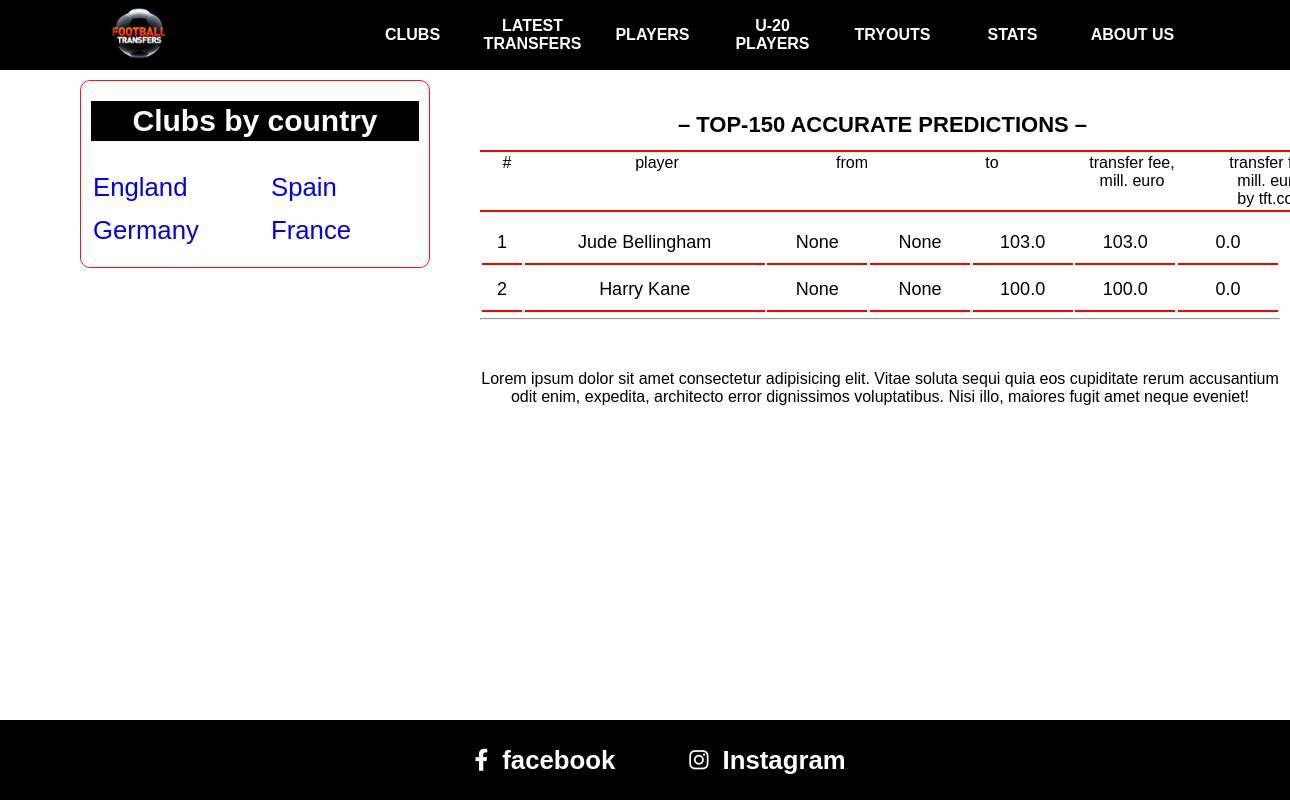
Page /statistics/150-accurate-predictions/ on the earlier database version.
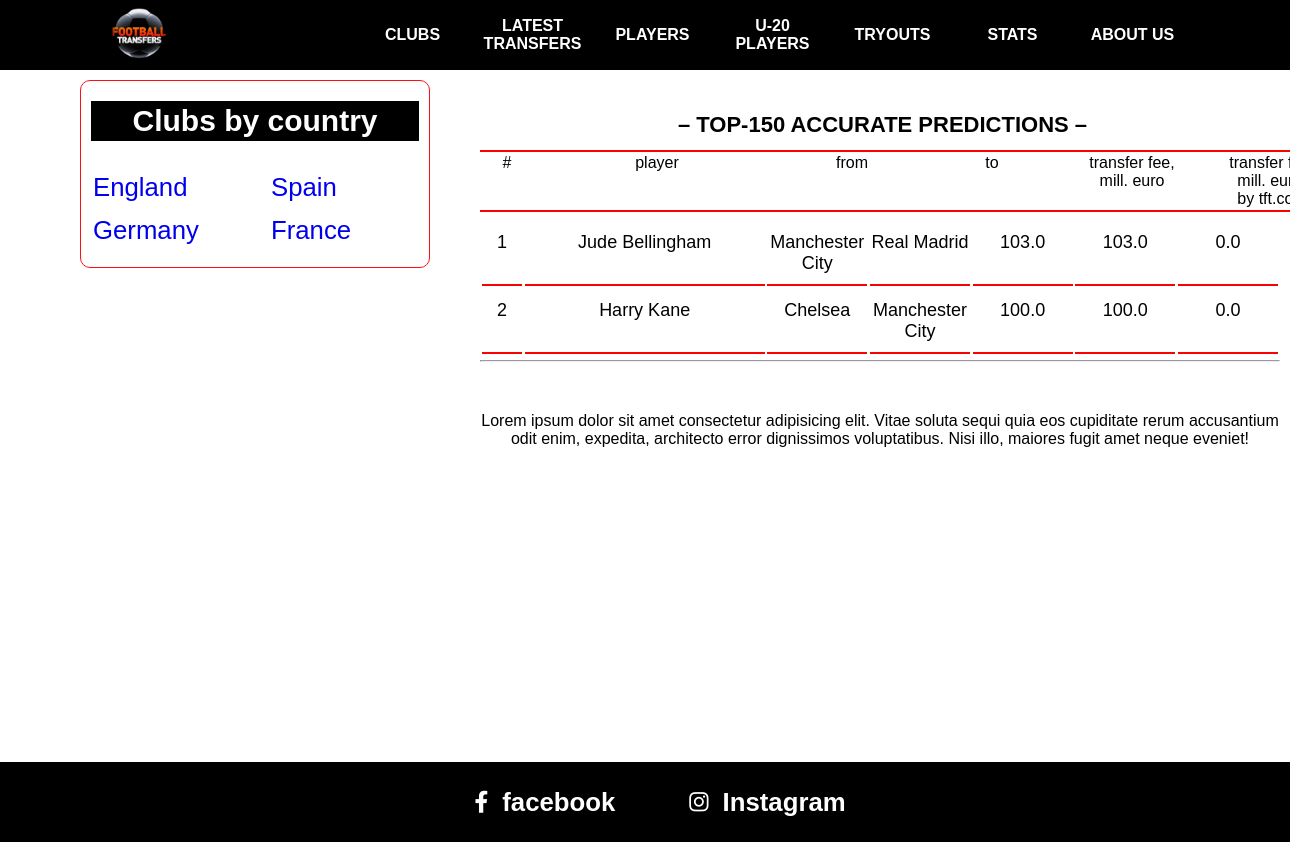
Same page on the later database version.
### main/models.py (models this page shows, shortened)
class Transfer(models.Model):
    player = models.ForeignKey(Player, on_delete=models.CASCADE)
    old_club = models.ForeignKey(Club, on_delete=models.SET_NULL, blank=True, null=True, related_name="export_transfers")
    new_club = models.ForeignKey(Club, on_delete=models.SET_NULL, blank=True, null=True, related_name="import_transfers")
    price = models.FloatField(blank=True, null=True)
    price_tft = models.FloatField(blank=True, null=True)
    date = models.DateField(blank=True, null=True)
    season = models.ForeignKey(Season, on_delete=models.SET_NULL, blank=True, null=True)

class Player(models.Model):
    name = models.CharField(max_length=100)
    position = models.CharField(max_length=50, blank=True, null=True)
    number = models.PositiveSmallIntegerField(
        validators=[MinValueValidator(1), MaxValueValidator(99)],
        blank=True, null=True
    )
    age = models.PositiveSmallIntegerField(blank=True, null=True)
    price = models.FloatField(blank=True, null=True)
    club = models.ForeignKey(Club, on_delete=models.SET_NULL, blank=True, null=True)
    country = models.ForeignKey(Country, on_delete=models.SET_NULL, blank=True, null=True)

class Club(models.Model):
    name = models.CharField(max_length=100)
    logo = models.ImageField(upload_to='clubs/')
    president = models.CharField(max_length=50, blank=True, null=True)
    coach = models.CharField(max_length=50, blank=True, null=True)
    found_date = models.DateField(blank=True, null=True)
    country = models.ForeignKey(Country, on_delete=models.SET_NULL, blank=True, null=True)
    def __str__(self):
        return self.name

### main/views.py (the view)
# urls.py: path('statistics/150-accurate-predictions/', views.Top150AccuratePredictionsView.as_view(), name='150-accurate-predictions'),
class Top150AccuratePredictionsView(View):
    def get(self, request):
        transfers = Transfer.objects.exclude(price_tft=0).filter(price__isnull=False, price_tft__isnull=False).annotate(
            percent_of_accurate=Round(
                Abs(
                    (F('price') - F('price_tft')) / F('price') * 100,
                ),
                precision=2
            )
        ).order_by('percent_of_accurate')[:150]
        context = {
            'transfers': transfers
        }
        return render(request, 'stats/150-accurate-predictions.html', context)

### main/context_processors.py (called while the page is built)
def get_countries(request):
    countries = Country.objects.annotate(
        clubs_count=Count('club')
    ).filter(clubs_count__gt=0).order_by('-clubs_count')[:16]
    countries_left = []
    countries_right = []
    for i, country in enumerate(countries, start=1):
        if i % 2 == 1:
            countries_left.append(country)
        else:
            countries_right.append(country)
    context = {
        'cl': countries_left,
        'cr': countries_right,
    }
    return context

### templates/stats/150-accurate-predictions.html (shortened to what this page needs)
{% extends 'base.html' %}
{% block content %}
    <div class="nav">
        <h2>– TOP-150 ACCURATE PREDICTIONS –</h2>
        <table class="content-nav">
            <thead>
            <tr>
                <td>#</td>
                <td>player</td>
                <td>from</td>
                <td>to</td>
                <td>
                    transfer fee, <br/>
                    mill. euro
                </td>
                <td>
                    transfer fee, <br/>
                    mill. euro, <br/>
                    by tft.com
                </td>
            </tr>
            </thead>
        </table>
    </div>
    <div class="latest-transfers">
        <table class="top-players" style="margin-top: 100px;">
            {% for transfer in transfers %}
                <tr>
                    <td>{{ forloop.counter }}</td>
                    <td>{{ transfer.player.name }}</td>
                    <td>{{ transfer.old_club }}</td>
                    <td>{{ transfer.new_club }}</td>
                    <td>{{ transfer.price }}</td>
                    <td>{{ transfer.price_tft }}</td>
                    <td>{{ transfer.percent_of_accurate }}</td>
                </tr>
            {% endfor %}
        </table>
        <hr>
        <p>Lorem ipsum dolor sit amet consectetur adipisicing elit. Vitae soluta sequi quia eos cupiditate rerum
            accusantium odit enim, expedita, architecto error dignissimos voluptatibus. Nisi illo, maiores fugit amet
            neque eveniet!</p>
    </div>
{% endblock %}

Differences in the rows shown:
changed Transfer "Jude Bellingham": old_club "None" → "Manchester City"; new_club "None" → "Real Madrid"
changed Transfer "Harry Kane": old_club "None" → "Chelsea"; new_club "None" → "Manchester City"
